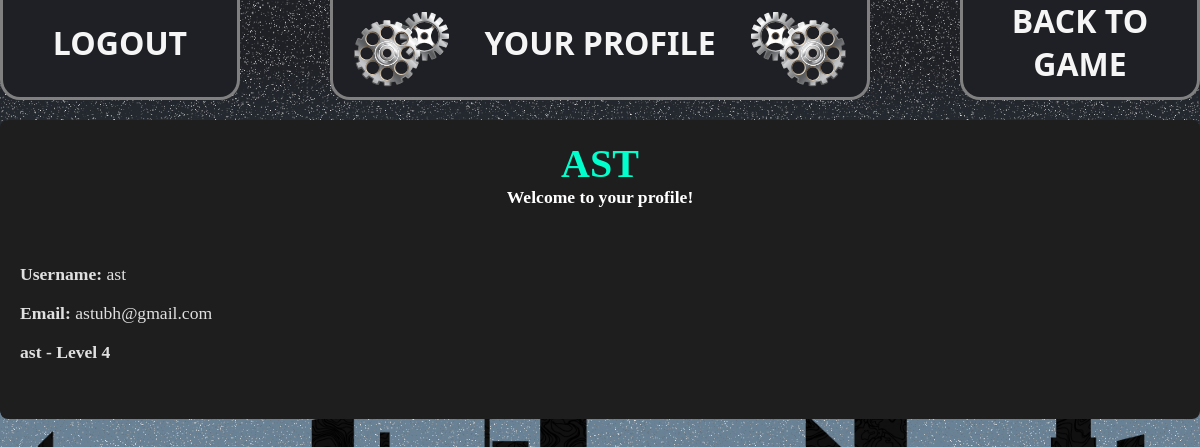
The app's page /Profile/ (signed in), older data.
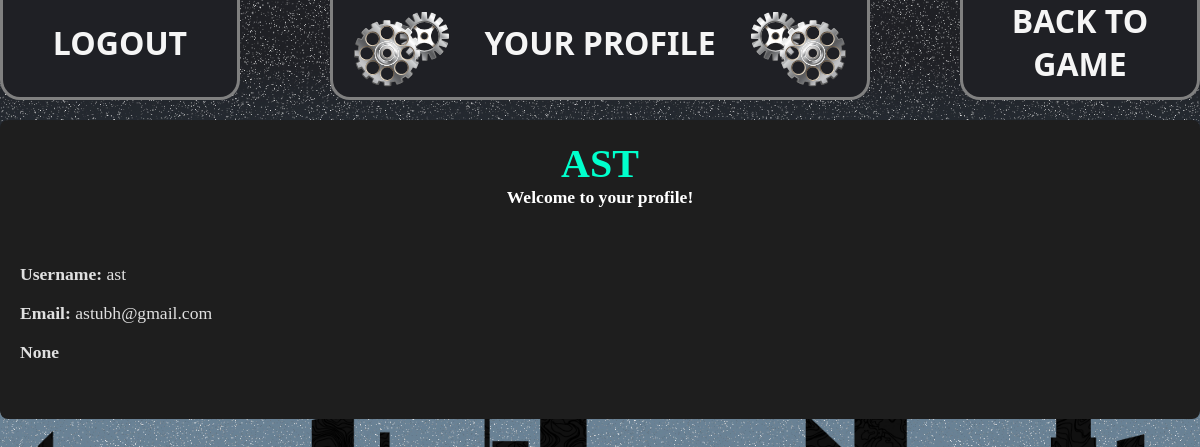
The same page, newer data.
### dev/models.py (models this page shows, shortened)
class LeaderboardEntry(models.Model):
    user = models.ForeignKey(User, on_delete=models.CASCADE)
    level = models.IntegerField()
    def __str__(self):
        return f"{self.user.username} - Level {self.level}"

class User(AbstractUser):
    ROLE_CHOICES = (
        ('participant', 'Participant'),
        ('admin', 'Admin'),
    )
    role = models.CharField(max_length=11, choices=ROLE_CHOICES, default='participant')  # Corrected max_length to fit the longest choice
    groups = models.ManyToManyField(
        Group,
        related_name='custom_user_set',
        blank=True,
    )
    user_permissions = models.ManyToManyField(
        Permission,
        related_name='custom_user_permissions_set',
        blank=True,
    )

### dev/views.py (the view)
# urls.py: path('Profile/', views.Profile, name='Profile'),
def Profile(request):
    if not request.user.is_authenticated:
        return redirect('Login')
    try:
        leaderboard_entry = LeaderboardEntry.objects.get(user=request.user)
    except LeaderboardEntry.DoesNotExist:
        leaderboard_entry = None
    return render(request, 'html/Profile.html', {'leaderboard_entry': leaderboard_entry})

### dev/templates/html/profile.html (shortened to what this page needs)
{% load static %}
<!DOCTYPE html>
<html lang="en">
<head>
    <link rel="stylesheet" href="{% static 'css/style.css' %}">
</head>
<body>
    <div class="fixed-elements">
        <header class="header">
            <img src="{% static 'images/Group 240.svg' %}" alt="Left Element" class="left-svg">
            <h1 class="header-heading">YOUR PROFILE</h1>
            <img src="{% static 'images/Group 239.svg' %}" alt="Right Element" class="right-svg">
        </header>
        <header class="Leaderboard">
            <h1 class="Leaderboard-heading"><a href="{% url 'Logout' %}" style="color: inherit; text-decoration: none;">LOGOUT</a></h1>
        </header>
        <header class="Register">
            <h1 class="Leaderboard-heading"><a href="{% url 'home' %}" style="color: inherit; text-decoration: none;">BACK TO GAME</a></h1>
        </header>
    </div>
    <main class="scrollable-content">
        <section class="main-content">
            {% if user.is_authenticated %}
<div class="profile-info">
    <div class="profile-header">
        <h1>{{ user.username|upper }}</h1>
        <b><p style="color: white">Welcome to your profile!</p></b>
    </div>
    <br>
    <br>
    <p><strong>Username:</strong> {{ user.username }}</p>
    <br>
    <p><strong>Email:</strong> {{ user.email }}</p>
    <br>
    <p><strong> {{ leaderboard_entry }}</strong></p>
    <br>
    <br>
</div>
{% else %}
<div class="no-account-message">
    <p>You don't have an account. Please <a href="{% url 'Login' %}">log in</a> or <a href="{% url 'Register' %}">sign up</a>.</p>
</div>
{% endif %}
        </section>
</body>
</html>

Row changes from the older to the newer data that the page shows:
removed LeaderboardEntry: user+level "ast - Level 4"
Text that changed along with them:
{{ leaderboard_entry }}: (not shown) → "None"
